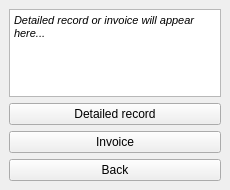
<?xml version="1.0" encoding="UTF-8"?>
<ui version="4.0">
 <class>MainWindowR</class>
 <widget class="QMainWindow" name="MainWindowR">
  <property name="geometry">
   <rect>
    <x>0</x>
    <y>0</y>
    <width>230</width>
    <height>190</height>
   </rect>
  </property>
  <property name="minimumSize">
   <size>
    <width>230</width>
    <height>190</height>
   </size>
  </property>
  <property name="windowTitle">
   <string>Reception Menu</string>
  </property>
  <widget class="QWidget" name="centralwidget">
   <layout class="QVBoxLayout" name="verticalLayout_3">
    <item>
     <widget class="QTextBrowser" name="textBrowser">
      <property name="html">
       <string>&lt;!DOCTYPE HTML PUBLIC &quot;-//W3C//DTD HTML 4.0//EN&quot; &quot;http://www.w3.org/TR/REC-html40/strict.dtd&quot;&gt;
&lt;html&gt;&lt;head&gt;&lt;meta name=&quot;qrichtext&quot; content=&quot;1&quot; /&gt;&lt;style type=&quot;text/css&quot;&gt;
p, li { white-space: pre-wrap; }
&lt;/style&gt;&lt;/head&gt;&lt;body style=&quot; font-family:'MS Shell Dlg 2'; font-size:8pt; font-weight:400; font-style:normal;&quot;&gt;
&lt;p style=&quot; margin-top:0px; margin-bottom:0px; margin-left:0px; margin-right:0px; -qt-block-indent:0; text-indent:0px;&quot;&gt;&lt;span style=&quot; font-family:'MS Shell Dlg 2'; font-style:italic;&quot;&gt;Detailed record or invoice will appear here...&lt;/span&gt;&lt;/p&gt;&lt;/body&gt;&lt;/html&gt;</string>
      </property>
     </widget>
    </item>
    <item>
     <layout class="QVBoxLayout" name="verticalLayout">
      <item>
       <widget class="QPushButton" name="RDRbutton">
        <property name="text">
         <string>Detailed record</string>
        </property>
       </widget>
      </item>
      <item>
       <widget class="QPushButton" name="InvoiceButton">
        <property name="sizePolicy">
         <sizepolicy hsizetype="Preferred" vsizetype="Preferred">
          <horstretch>0</horstretch>
          <verstretch>0</verstretch>
         </sizepolicy>
        </property>
        <property name="cursor">
         <cursorShape>ArrowCursor</cursorShape>
        </property>
        <property name="text">
         <string>Invoice</string>
        </property>
       </widget>
      </item>
      <item>
       <widget class="QPushButton" name="BackButtonR">
        <property name="text">
         <string>Back</string>
        </property>
       </widget>
      </item>
     </layout>
    </item>
   </layout>
  </widget>
 </widget>
 <resources/>
 <connections/>
</ui>
